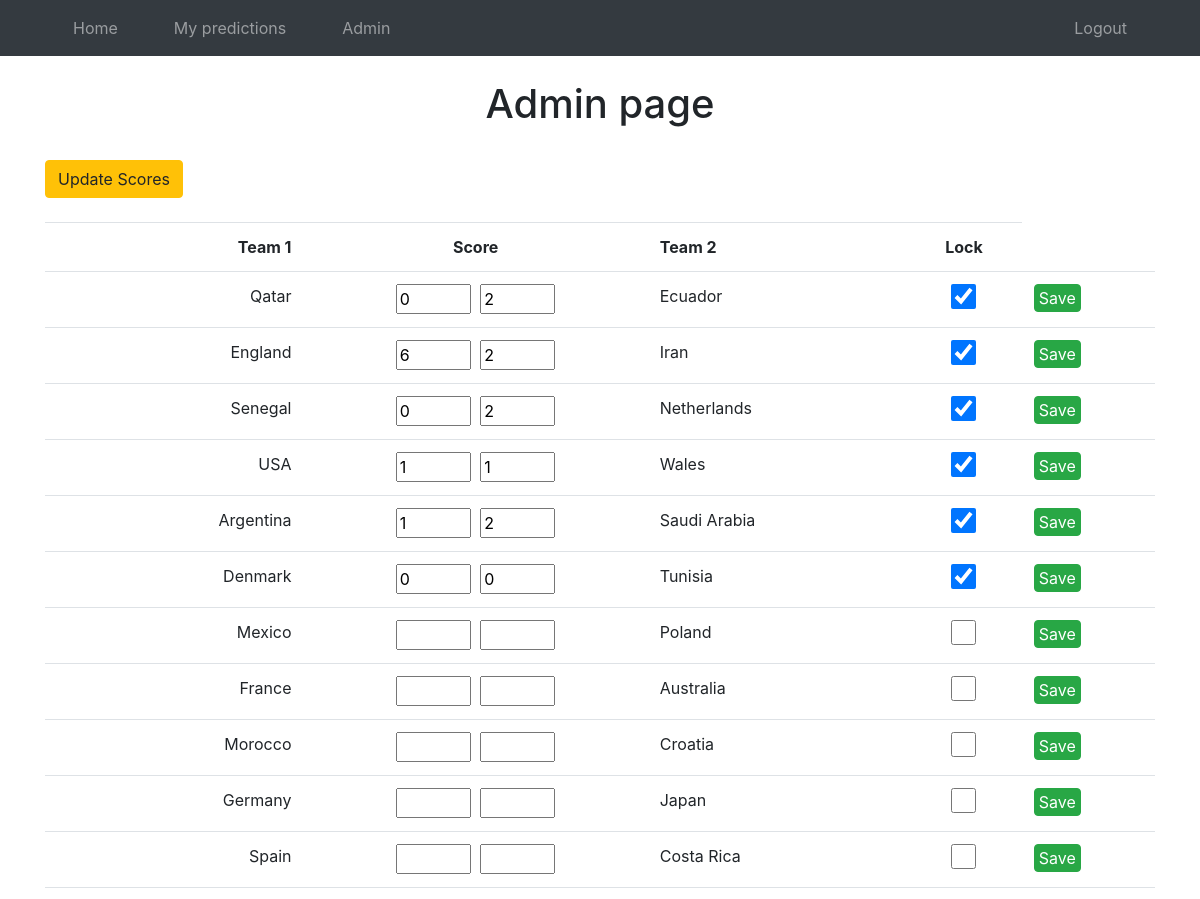
Page /admin (signed in, upper part) on the earlier database version.
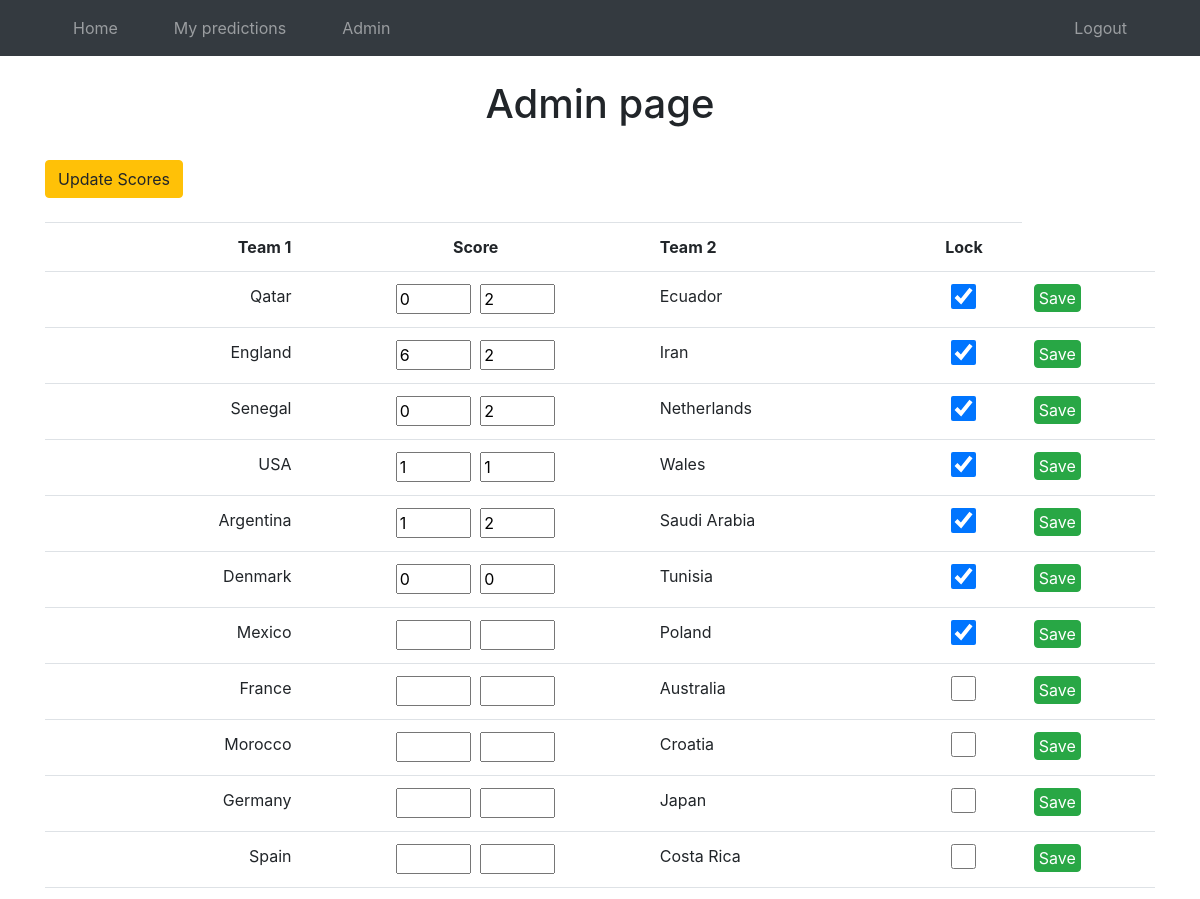
Same page on the later database version.
### src/models.py (models this page shows, shortened)
class Match(db.Model):
    __tablename__ = "match"
    id = db.Column(db.Integer, primary_key=True)
    team1 = db.Column(db.String(100), nullable=False)
    team2 = db.Column(db.String(100), nullable=False)
    is_finished = db.Column(db.Boolean, nullable=False, default=False)
    score1 = db.Column(db.Integer, nullable=True)
    score2 = db.Column(db.Integer, nullable=True)
    predictions = db.relationship("Prediction", back_populates="match")

### src/main.py (the view)
@main.route("/admin")
@login_required
def admin():
    if current_user.id != 1:
        abort(403)
    return render_template("admin.html", matches=db.session.query(Match).order_by(Match.id).all())

### src/__init__.py (called while the page is built)
@login_manager.user_loader
def load_user(user_id):
    return User.query.get(int(user_id))

### src/templates/admin.html (shortened to what this page needs)
{% extends "base.html" %}
{% block content %}
<br>
<h1 class="text-center">
  Admin page
</h1>
<br>
<a class="btn btn-warning" href="/update_scores">Update Scores</a>
<br><br>
<table class="table">
    <tr>
        <th class="text-right">Team 1</th>
        <th class="text-center">Score</th>
        <th class="text-left">Team 2</th>
        <th class="text-center">Lock</th>
    </tr>
    {% for match in matches %}
    <tr>
        <form action="{{ url_for('main.update_match') }}" method="POST">
            <td class="text-right">{{ match.team1 }}</td>
            <td class="text-center">
                <input name="score1" type="number" min="0" value="{{ match.score1 }}" style="margin-right:5px; width:75px">
                <input name="score2" type="number" min="0" value="{{ match.score2 }}" style="width:75px">
            </td>
            <td class="text-left">{{ match.team2 }}</td>
            <td class="text-center">
                <input style="height:25px; width:25px;" name="lock" type="checkbox" value="" {{ "checked" if match.is_finished }}>
            </td>
            <td>
                <button type="submit" class="btn btn-success text-center" style="padding-top: 1px; padding-bottom: 1px; padding-left: 4px; padding-right: 4px">
                    Save
                </button>
            </td>
        </form>
    </tr>
    {% endfor %}
</table>
{% endblock %}

### src/templates/base.html (shortened to what this page needs)
<!DOCTYPE html>
<html>
<head>
    <link rel="stylesheet" href="https://cdn.jsdelivr.net/npm/bootstrap@4.0.0/dist/css/bootstrap.min.css">
</head>
<body>
    <nav class="navbar navbar-expand-lg navbar-dark bg-dark">
        <div class="container">
            <ul class="navbar-nav mr-auto">
                <li class="nav-item">
                    <a href="{{ url_for('main.index') }}" class="nav-link">
                        Home
                    </a>
                </li>
                {% if current_user.is_authenticated %}
                <li class="nav-item">
                    <a href="{{ url_for('main.my_predictions') }}" class="nav-link">
                        My predictions
                    </a>
                </li>
                {% endif %}
                {% if current_user.is_authenticated and current_user.id == 1 %}
                <li class="nav-item">
                    <a href="{{ url_for('main.admin') }}" class="nav-link">
                        Admin
                    </a>
                </li>
                {% endif %}
            </ul>
            <ul class="navbar-nav ml-auto">
                {% if current_user.is_authenticated %}
                <li class="nav-item">
                    <a href="{{ url_for('auth.logout') }}" class="nav-link">
                        Logout
                    </a>
                </li>
                {% endif %}
            </ul>
        </div>
    </nav>
    <div class="container">
        {% block content %}
        {% endblock %}
    </div>
</body>
</html>

### src/templates/base.html (style rules this page uses)
li.nav-item { padding-left:20px; padding-right:20px }

Differences in the rows shown:
changed Match "Mexico": lock "☐" → "☑"
